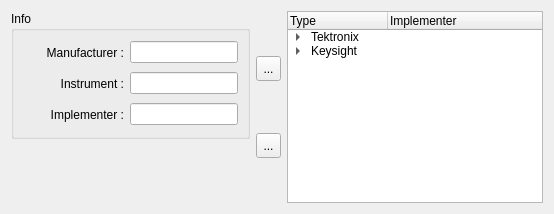
         <widget class="QWidget" name="instruments">
          <attribute name="title">
           <string>Instruments</string>
          </attribute>
          <layout class="QHBoxLayout" name="horizontalLayout_18">
           <item>
            <layout class="QVBoxLayout" name="instrumentInfoLayout">
             <item>
              <widget class="QGroupBox" name="instrumentInfoGroupBox">
               <property name="title">
                <string>Info</string>
               </property>
               <layout class="QVBoxLayout" name="verticalLayout_11">
                <item>
                 <layout class="QHBoxLayout" name="instrumentManufacturerLayout">
                  <item>
                   <widget class="QLabel" name="instrumentManufacturerLabel">
                    <property name="sizePolicy">
                     <sizepolicy hsizetype="Fixed" vsizetype="Fixed">
                      <horstretch>0</horstretch>
                      <verstretch>0</verstretch>
                     </sizepolicy>
                    </property>
                    <property name="minimumSize">
                     <size>
                      <width>101</width>
                      <height>25</height>
                     </size>
                    </property>
                    <property name="maximumSize">
                     <size>
                      <width>101</width>
                      <height>25</height>
                     </size>
                    </property>
                    <property name="layoutDirection">
                     <enum>Qt::LeftToRight</enum>
                    </property>
                    <property name="text">
                     <string>Manufacturer :</string>
                    </property>
                    <property name="alignment">
                     <set>Qt::AlignRight|Qt::AlignTrailing|Qt::AlignVCenter</set>
                    </property>
                   </widget>
                  </item>
                  <item>
                   <widget class="QLineEdit" name="instrumentManufacturer">
                    <property name="placeholderText">
                     <string/>
                    </property>
                    <property name="clearButtonEnabled">
                     <bool>true</bool>
                    </property>
                   </widget>
                  </item>
                 </layout>
                </item>
                <item>
                 <layout class="QHBoxLayout" name="instrumentNameLayout">
                  <item>
                   <widget class="QLabel" name="instrumentNameLabel">
                    <property name="sizePolicy">
                     <sizepolicy hsizetype="Fixed" vsizetype="Fixed">
                      <horstretch>0</horstretch>
                      <verstretch>0</verstretch>
                     </sizepolicy>
                    </property>
                    <property name="minimumSize">
                     <size>
                      <width>101</width>
                      <height>25</height>
                     </size>
                    </property>
                    <property name="maximumSize">
                     <size>
                      <width>101</width>
                      <height>25</height>
                     </size>
                    </property>
                    <property name="layoutDirection">
                     <enum>Qt::LeftToRight</enum>
                    </property>
                    <property name="text">
                     <string>Instrument :</string>
                    </property>
                    <property name="alignment">
                     <set>Qt::AlignRight|Qt::AlignTrailing|Qt::AlignVCenter</set>
                    </property>
                   </widget>
                  </item>
                  <item>
                   <widget class="QLineEdit" name="instrumentName">
                    <property name="placeholderText">
                     <string/>
                    </property>
                    <property name="clearButtonEnabled">
                     <bool>true</bool>
                    </property>
                   </widget>
                  </item>
                 </layout>
                </item>
                <item>
                 <layout class="QHBoxLayout" name="instrumentImplementerLayout">
                  <item>
                   <widget class="QLabel" name="instrumentImplementerLabel">
                    <property name="sizePolicy">
                     <sizepolicy hsizetype="Fixed" vsizetype="Fixed">
                      <horstretch>0</horstretch>
                      <verstretch>0</verstretch>
                     </sizepolicy>
                    </property>
                    <property name="minimumSize">
                     <size>
                      <width>101</width>
                      <height>25</height>
                     </size>
                    </property>
                    <property name="maximumSize">
                     <size>
                      <width>101</width>
                      <height>25</height>
                     </size>
                    </property>
                    <property name="layoutDirection">
                     <enum>Qt::LeftToRight</enum>
                    </property>
                    <property name="text">
                     <string>Implementer :</string>
                    </property>
                    <property name="alignment">
                     <set>Qt::AlignRight|Qt::AlignTrailing|Qt::AlignVCenter</set>
                    </property>
                   </widget>
                  </item>
                  <item>
                   <widget class="QLineEdit" name="instrumentImplementer">
                    <property name="placeholderText">
                     <string/>
                    </property>
                    <property name="clearButtonEnabled">
                     <bool>true</bool>
                    </property>
                   </widget>
                  </item>
                 </layout>
                </item>
               </layout>
              </widget>
             </item>
             <item>
              <spacer name="instrumentInfoSpacerV">
               <property name="orientation">
                <enum>Qt::Vertical</enum>
               </property>
               <property name="sizeHint" stdset="0">
                <size>
                 <width>20</width>
                 <height>40</height>
                </size>
               </property>
              </spacer>
             </item>
            </layout>
           </item>
           <item>
            <layout class="QVBoxLayout" name="instrumentAddRemoveLayout">
             <item>
              <spacer name="instrumentSpacerV1">
               <property name="orientation">
                <enum>Qt::Vertical</enum>
               </property>
               <property name="sizeHint" stdset="0">
                <size>
                 <width>20</width>
                 <height>18</height>
                </size>
               </property>
              </spacer>
             </item>
             <item>
              <widget class="QToolButton" name="instrumentAdd">
               <property name="minimumSize">
                <size>
                 <width>25</width>
                 <height>25</height>
                </size>
               </property>
               <property name="maximumSize">
                <size>
                 <width>25</width>
                 <height>25</height>
                </size>
               </property>
               <property name="text">
                <string>...</string>
               </property>
              </widget>
             </item>
             <item>
              <spacer name="instrumentSpacerV2">
               <property name="orientation">
                <enum>Qt::Vertical</enum>
               </property>
               <property name="sizeHint" stdset="0">
                <size>
                 <width>20</width>
                 <height>18</height>
                </size>
               </property>
              </spacer>
             </item>
             <item>
              <widget class="QToolButton" name="instrumentRemove">
               <property name="minimumSize">
                <size>
                 <width>25</width>
                 <height>25</height>
                </size>
               </property>
               <property name="maximumSize">
                <size>
                 <width>25</width>
                 <height>25</height>
                </size>
               </property>
               <property name="text">
                <string>...</string>
               </property>
              </widget>
             </item>
             <item>
              <spacer name="instrumentSpacerV3">
               <property name="orientation">
                <enum>Qt::Vertical</enum>
               </property>
               <property name="sizeHint" stdset="0">
                <size>
                 <width>20</width>
                 <height>18</height>
                </size>
               </property>
              </spacer>
             </item>
            </layout>
           </item>
           <item>
            <widget class="QTreeWidget" name="treeWidget">
             <column>
              <property name="text">
               <string notr="true">Type</string>
              </property>
             </column>
             <column>
              <property name="text">
               <string>Implementer</string>
              </property>
             </column>
             <item>
              <property name="text">
               <string>Tektronix</string>
              </property>
              <item>
               <property name="text">
                <string>Keithley 2000</string>
               </property>
               <property name="text">
                <string>Johnatan bradford</string>
               </property>
              </item>
              <item>
               <property name="text">
                <string>Keithley 2000</string>
               </property>
               <property name="text">
                <string>Sven Sørensen</string>
               </property>
              </item>
             </item>
             <item>
              <property name="text">
               <string>Keysight</string>
              </property>
              <item>
               <property name="text">
                <string>6812B</string>
               </property>
               <property name="text">
                <string>Tom Hören</string>
               </property>
              </item>
              <item>
               <property name="text">
                <string>33210A</string>
               </property>
               <property name="text">
                <string>山田太郎</string>
               </property>
              </item>
             </item>
            </widget>
           </item>
          </layout>
         </widget>
